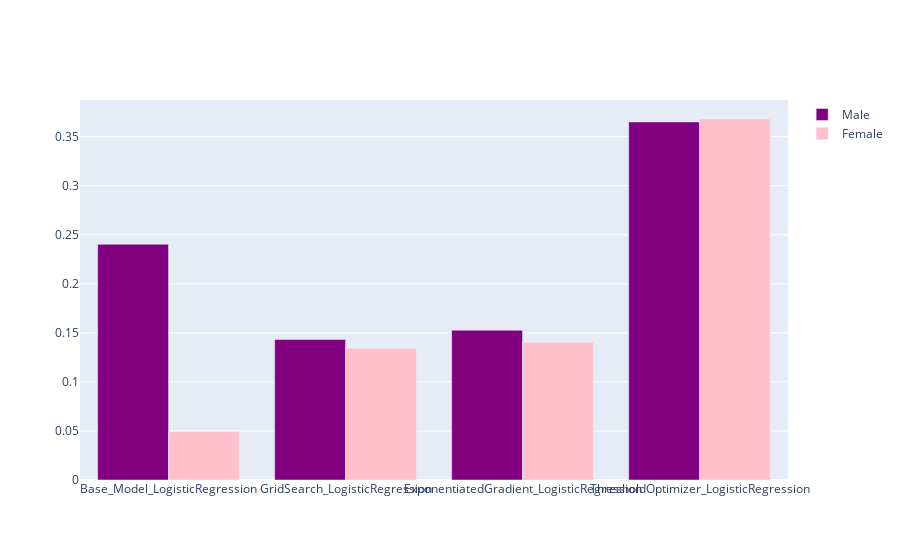

The code cell stored with this chart in its notebook:
### Code cell
selection_comparison(comparison_df_DecisionTree )

### Figure 1 — Plotly figure (JSON) as saved in the notebook; plotly's stock layout.template omitted (floating-point values rounded to 4 significant figures)
{"data": [{"marker": {"color": "purple"}, "name": "Male", "type": "bar", "x": ["Base_Model_LogisticRegression", "GridSearch_LogisticRegression", "ExponentiatedGradient_LogisticRegression", "ThresholdOptimizer_LogisticRegression"], "y": [0.2402, 0.1432, 0.1527, 0.365]}, {"marker": {"color": "pink"}, "name": "Female", "type": "bar", "x": ["Base_Model_LogisticRegression", "GridSearch_LogisticRegression", "ExponentiatedGradient_LogisticRegression", "ThresholdOptimizer_LogisticRegression"], "y": [0.04917, 0.1343, 0.1403, 0.368]}], "layout": {"barmode": "group", "xaxis": {"tickangle": 0}}}
